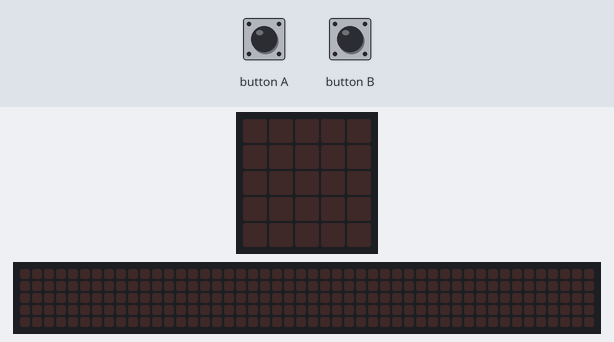
The program below on a simulated BBC micro:bit running MicroPython. Shown: the board's 5×5 LED display, a strip that is not on the board, showing the scrolling text unrolled. The inputs (shaded band) are chosen by the test bench. The 48×5 strip is a reading aid, not a part: it shows the text the display is scrolling, unrolled, one strip-width of it at a time.

Above: at 1.2 s.
1.3 s: button A pressed for 0.15 s
At 1.37 s:
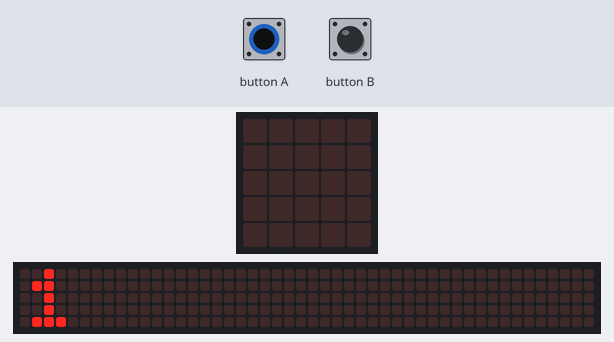
4.3 s: button B pressed for 0.15 s
At 4.37 s:
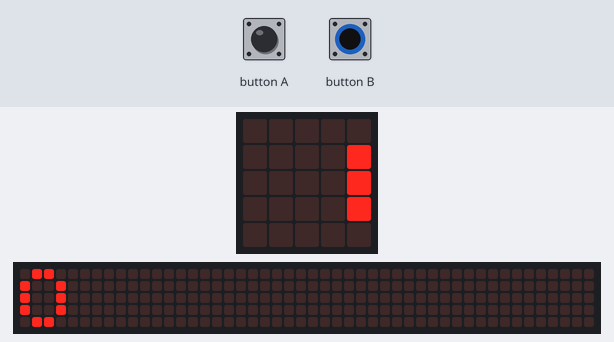
Timing chart, 0 to 7.3 s (numbered marks = the images above; inputs shaded):
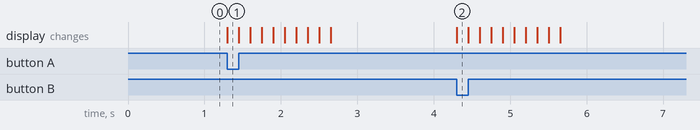

Measured:
- after the input at 1.3 s, the display: changes at once (image 1)
- after the input at 4.3 s, the display: changes at once (image 2)

The program:

Modifying_Variables___MicroPython__-main.py
```python
# Imports go at the top
from microbit import *

class VariableProgram:

    def __init__(self):
        self.hunger = 0

    def on_button_pressed_a(self):
        self.hunger += 1
        display.scroll(self.hunger)

    def on_button_pressed_b(self):
        self.hunger = 0
        display.scroll(self.hunger)

Main = VariableProgram()
# Code in a 'while True:' loop repeats forever
while True:

    if button_a.was_pressed():
        Main.on_button_pressed_a()

    if button_b.was_pressed():
        Main.on_button_pressed_b()

    sleep(5)
```
